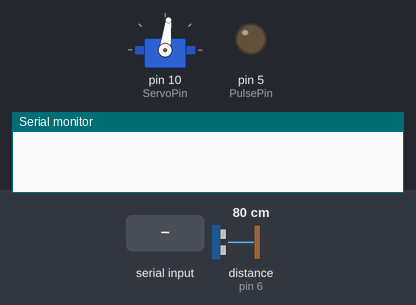
Simulated run of this sketch. Board: Arduino Uno, built with avr-gcc and run on an emulated ATmega328P. Parts: servo, output pins drawn as LEDs (lit = HIGH), the last lines printed to the serial monitor. Wiring (inferred from the names in the program): servo: signal pin 10. The test bench sets the inputs (shaded band); at power-on: distance to the obstacle (sensor on pin 6) 80 cm. The echo pulse lasts 58.3 µs per cm; servo pulses on a pin are drawn as a servo (544–2400 µs = 0–180°); pins used as bus, display or sensor lines are not drawn.

Above: at 1.2 s.
1.3 s: "auto\n" received over Serial
At 3.6 s:
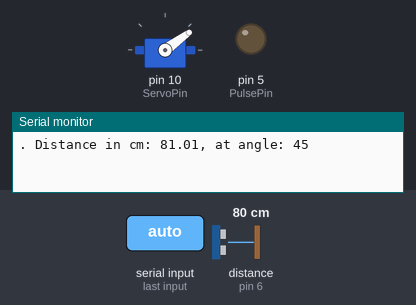
At 13.3 s:
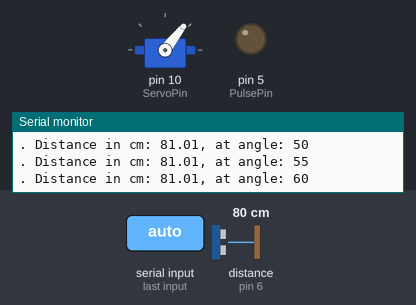
Timing chart, 0 to 23.3 s (numbered marks = the images above; inputs shaded):
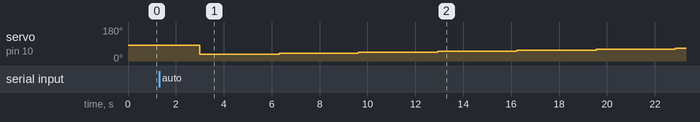

Measured:
- after the input at 1.3 s, servo on pin 10 (ServoPin): 83° → 36° after 1.7 s, → 41° 3.3 s later, → 46° 3.3 s later, → 52° 3.3 s later, … (7 changes in this stretch)

The sketch:

Echo_Location.ino
```cpp
#define RANGE_SLOPE 0.010777778 // Calibrate Slope of the HC-SR04
#define T_TOTAL 20000 // Time division for servo
#define ONE_SECOND 1000 //For time

const int ServoPin = 10;
const int PulsePin = 5;
const int EchoPin = 6;


typedef enum{
Invalid = 0,
Manual,
Auto,
OFF
} MODE_E;


String Input_Str = "";

//Data for Manual
typedef struct{
  int pos; //Angle we want to scan in degree
  int pulse_rate; //Rate of the scan in millisecond
} MANUAL_T;

typedef struct{
  int increment; //Angle increment in degree
  int timedelay; //Time delay between each increment
  int numpulse;  //Number of Pulse per angle
  int minangle;  //Minimum Angle in degree
  int maxangle; //Maximum Angle in degree
} AUTO_T;


AUTO_T autodata;
MANUAL_T manualdata;
MODE_E Mode = OFF;

MODE_E Compare_Mode(String Input);

void setup() {
  // Initialise Pin and Serial
  pinMode(ServoPin, OUTPUT);
  pinMode(PulsePin, OUTPUT);
  pinMode(EchoPin, INPUT);
  Serial.begin(9600);

  //Initialise Manual Setting
  manualdata.pos = 90;
  manualdata.pulse_rate = ONE_SECOND;

  // Initialise Auto Setting
  autodata.increment = 5;
  autodata.timedelay = ONE_SECOND;
  autodata.numpulse = 1;
  autodata.minangle = 45;
  autodata.maxangle = 145;

  //Moving Servo to 90 degree
  servo_move(90);
}

void loop() {
  // put your main code here, to run repeatedly:


  while(Mode == OFF){
    Input_Str = Serial.readStringUntil('\n');
    if(Compare_Mode(Input_Str)) Mode = Compare_Mode(Input_Str);
    delay(500);
  }

  if(Mode == Auto){
    Auto_Mode();
  } else if(Mode == Manual){
    Manual_Mode();
  }

}


//Moving to specific angle in degree
void servo_move(int angle){
  int t_1= (int) ((0.425 + angle*RANGE_SLOPE) * 1000);
  int t_2 = T_TOTAL - t_1;
  digitalWrite(ServoPin, HIGH);
  delayMicroseconds(t_1);
  digitalWrite(ServoPin, LOW);
  delayMicroseconds(t_2);
}

void Auto_Mode(){

  while(true){
    if(Mode == Manual || Mode == OFF) return;
    servo_increment();
    servo_decrement();
  }
}


// Manual Operation Mode
void Manual_Mode(){

  while (true) {

    // Checking if mode has changed
    Input_Str = Serial.readStringUntil('\n');
    if (Compare_Mode(Input_Str)) Mode = Compare_Mode(Input_Str);
    if (Mode == Auto || Mode == OFF) return;

    // Checking if Angle or Position has changed
    if (extractValue(Input_Str, "Manual Angle") != -1){
      manualdata.pos = extractValue(Input_Str, "Manual Angle");
      return;
    }
    if (extractValue(Input_Str, "Pulse Rate") != -1) {
        manualdata.pulse_rate = 1000 * extractValue(Input_Str, "Pulse Rate");
        return;
    }

    servo_move(manualdata.pos);
    Echo_duration(manualdata.pos);
    delay(manualdata.pulse_rate);
  }

}


void change_auto(){

  Input_Str = Serial.readStringUntil('\n');
  if(Compare_Mode(Input_Str)) Mode = Compare_Mode(Input_Str);

  //If Mode changes from Auto exit
  if(Mode == Manual || Mode == OFF) return;

  //Checking to see if any variable hase change the variables have changed
      if (extractValue(Input_Str, "Increment") != -1) {
        autodata.increment = extractValue(Input_Str, "Increment");
        return;
      }

      if (extractValue(Input_Str, "Move Delay") != -1) {
        autodata.timedelay = ONE_SECOND * extractValue(Input_Str, "Move Delay");
        return;
      }

      if (extractValue(Input_Str, "Min Angle") != -1){
        if(extractValue(Input_Str, "Min Angle") > autodata.maxangle){
          Serial.print("Please make sure the min angle entered is less than or equal to the current Max Angle of ");
          Serial.println(autodata.maxangle);
        } else {
         autodata.minangle = extractValue(Input_Str, "Min Angle");
        }
        return;
      }

      if (extractValue(Input_Str, "Max Angle") != -1){
        if(extractValue(Input_Str, "Max Angle") < autodata.minangle){
          Serial.print("Please make sure the max angle entered is greater than or equal to the current Min Angle of ");
          Serial.println(autodata.minangle);
        } else{
          autodata.maxangle = extractValue(Input_Str, "Max Angle");
        }
        return;
      }

      if (extractValue(Input_Str, "Pulse Number") != -1) {
        autodata.numpulse = extractValue(Input_Str, "Pulse Number");
        return;
      }
  return;
}

// Extracting Value
int extractValue(String text, String StringVal){
  int ans = -1;

  // Find the position of "StringVal" in the text
  int anglePosition = text.indexOf(StringVal);

  // Extracting "StringVal" Value
  if (anglePosition != -1) {
    int equalsPosition = text.indexOf('=', anglePosition);
    if (equalsPosition != -1) {
      String valueString = text.substring(equalsPosition + 1);
      ans = valueString.toInt();
    }
  }

  return ans;
}

MODE_E Compare_Mode(String Input) {
    Input.toLowerCase();

    if (Input == "manual") return Manual;
    if (Input == "auto") return Auto;
    if (Input == "off") return OFF;
    return Invalid;
}


// Sweeping Increment at auto mode
void servo_increment(){
  for(int angle = autodata.minangle; angle < autodata.maxangle; angle += autodata.increment){
    angle = min(angle, autodata.maxangle);
    change_auto();
    if (Mode == Manual || Mode == OFF) return;
    servo_move(angle);
    delay(1);
    Echo_amount(angle, autodata.numpulse);
    delay(autodata.timedelay);
  }
  return;
}

// Sweeping decrement at auto mode
void servo_decrement(){
  for(int angle = autodata.maxangle; angle > autodata.minangle ; angle -= autodata.increment){
    angle = max(angle, autodata.minangle);
    change_auto();
    if (Mode == Manual || Mode == OFF) return;
    servo_move(angle);
    delay(1);
    Echo_amount(angle, autodata.numpulse);
    delay(autodata.timedelay);
  }
  return;
}


void Echo_amount(int angle, int pulse_num){
  for(int i = 0; i < pulse_num; i++){
    Echo_duration(angle);
    delay(autodata.timedelay);
  }
  return;
}

// Echo Location
void Echo_duration(int angle){
  double distance = 0, duration;
  for(int i = 0; i < 20; i++){
    pulseOutward();
    duration = pulseIn(EchoPin, HIGH);
    distance += (duration * 0.01737) / 20;
    delay(10);
  }

  Serial.print(". Distance in cm: ");
  Serial.print(distance);
  Serial.print(", at angle: ");
  Serial.println(angle);
}

// Generate Outward Pulse
void pulseOutward(){
  // Clear the trigger pin
  digitalWrite(PulsePin, LOW);
  delayMicroseconds(2);

  // Generate a 10us pulse on the trigger pin
  digitalWrite(PulsePin, HIGH);
  delayMicroseconds(10);
  digitalWrite(PulsePin, LOW);
  return;
}
```
